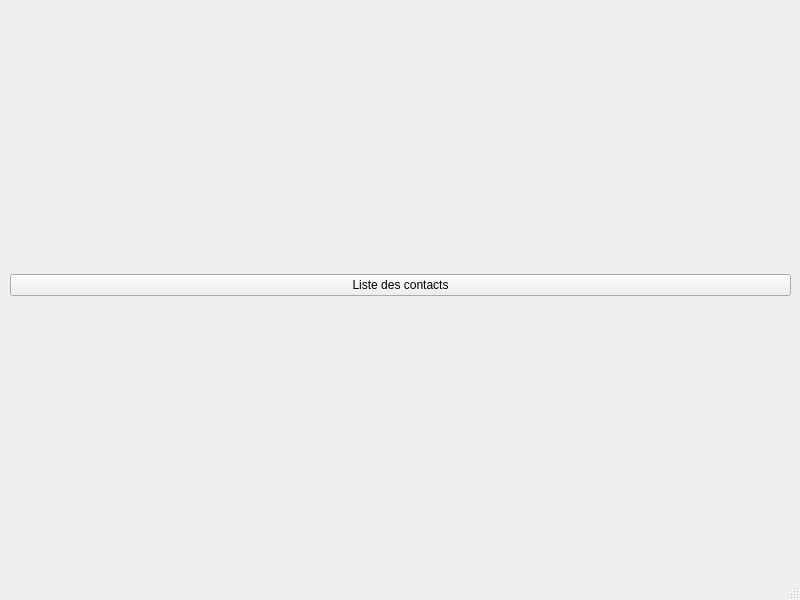
<?xml version="1.0" encoding="UTF-8"?>
<ui version="4.0">
 <class>MainWindow</class>
 <widget class="QMainWindow" name="MainWindow">
  <property name="geometry">
   <rect>
    <x>0</x>
    <y>0</y>
    <width>800</width>
    <height>600</height>
   </rect>
  </property>
  <property name="windowTitle">
   <string>Accueil</string>
  </property>
  <widget class="QWidget" name="centralwidget">
   <widget class="QWidget" name="horizontalLayoutWidget">
    <property name="geometry">
     <rect>
      <x>10</x>
      <y>0</y>
      <width>781</width>
      <height>571</height>
     </rect>
    </property>
    <layout class="QHBoxLayout" name="horizontalLayout">
     <item>
      <widget class="QPushButton" name="ListContact">
       <property name="text">
        <string>Liste des contacts</string>
       </property>
      </widget>
     </item>
    </layout>
   </widget>
  </widget>
  <widget class="QMenuBar" name="menubar">
   <property name="geometry">
    <rect>
     <x>0</x>
     <y>0</y>
     <width>800</width>
     <height>22</height>
    </rect>
   </property>
  </widget>
  <widget class="QStatusBar" name="statusbar"/>
 </widget>
 <resources/>
 <connections/>
</ui>
